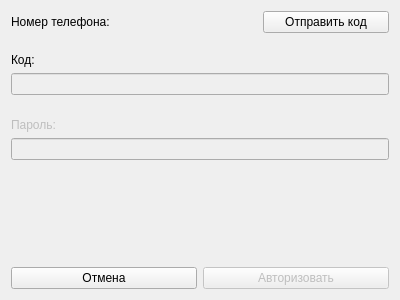
<?xml version="1.0" encoding="UTF-8"?>
<ui version="4.0">
 <class>AuthAkkForm</class>
 <widget class="QWidget" name="AuthAkkForm">
  <property name="geometry">
   <rect>
    <x>0</x>
    <y>0</y>
    <width>400</width>
    <height>300</height>
   </rect>
  </property>
  <property name="font">
   <font>
    <weight>50</weight>
    <bold>false</bold>
   </font>
  </property>
  <property name="windowTitle">
   <string>Авторизовать аккаунт</string>
  </property>
  <layout class="QVBoxLayout" name="verticalLayout">
   <item>
    <layout class="QVBoxLayout" name="verticalLayout_5">
     <property name="spacing">
      <number>0</number>
     </property>
     <item>
      <layout class="QHBoxLayout" name="horizontalLayout_2">
       <property name="spacing">
        <number>0</number>
       </property>
       <item>
        <widget class="QLabel" name="label">
         <property name="text">
          <string>Номер телефона:</string>
         </property>
         <property name="alignment">
          <set>Qt::AlignLeading|Qt::AlignLeft|Qt::AlignVCenter</set>
         </property>
        </widget>
       </item>
       <item>
        <widget class="QLabel" name="phone_label">
         <property name="font">
          <font>
           <weight>75</weight>
           <bold>true</bold>
          </font>
         </property>
         <property name="text">
          <string/>
         </property>
         <property name="alignment">
          <set>Qt::AlignLeading|Qt::AlignLeft|Qt::AlignVCenter</set>
         </property>
        </widget>
       </item>
       <item>
        <widget class="QPushButton" name="send_code_btn">
         <property name="enabled">
          <bool>true</bool>
         </property>
         <property name="text">
          <string>Отправить код</string>
         </property>
        </widget>
       </item>
      </layout>
     </item>
     <item>
      <widget class="QLabel" name="phone_error_label">
       <property name="styleSheet">
        <string notr="true">color: red</string>
       </property>
       <property name="text">
        <string/>
       </property>
       <property name="alignment">
        <set>Qt::AlignHCenter|Qt::AlignTop</set>
       </property>
      </widget>
     </item>
    </layout>
   </item>
   <item>
    <widget class="QLabel" name="code_label">
     <property name="text">
      <string>Код:</string>
     </property>
    </widget>
   </item>
   <item>
    <layout class="QVBoxLayout" name="verticalLayout_3">
     <property name="spacing">
      <number>0</number>
     </property>
     <item>
      <widget class="QLineEdit" name="code_line">
       <property name="enabled">
        <bool>false</bool>
       </property>
       <property name="maximumSize">
        <size>
         <width>16777215</width>
         <height>16777215</height>
        </size>
       </property>
       <property name="focusPolicy">
        <enum>Qt::StrongFocus</enum>
       </property>
       <property name="text">
        <string/>
       </property>
      </widget>
     </item>
     <item>
      <widget class="QLabel" name="code_error_label">
       <property name="font">
        <font>
         <pointsize>11</pointsize>
        </font>
       </property>
       <property name="styleSheet">
        <string notr="true">color: red</string>
       </property>
       <property name="text">
        <string/>
       </property>
       <property name="alignment">
        <set>Qt::AlignHCenter|Qt::AlignTop</set>
       </property>
      </widget>
     </item>
    </layout>
   </item>
   <item>
    <widget class="QWidget" name="pswd_widget" native="true">
     <property name="enabled">
      <bool>false</bool>
     </property>
     <layout class="QVBoxLayout" name="verticalLayout_2">
      <property name="leftMargin">
       <number>0</number>
      </property>
      <property name="topMargin">
       <number>0</number>
      </property>
      <property name="rightMargin">
       <number>0</number>
      </property>
      <property name="bottomMargin">
       <number>0</number>
      </property>
      <item>
       <widget class="QLabel" name="pswd_label">
        <property name="enabled">
         <bool>false</bool>
        </property>
        <property name="text">
         <string>Пароль:</string>
        </property>
       </widget>
      </item>
      <item>
       <layout class="QVBoxLayout" name="verticalLayout_4">
        <property name="spacing">
         <number>0</number>
        </property>
        <item>
         <widget class="QLineEdit" name="pswd_line">
          <property name="enabled">
           <bool>false</bool>
          </property>
         </widget>
        </item>
        <item>
         <widget class="QLabel" name="pswd_error_label">
          <property name="font">
           <font>
            <pointsize>11</pointsize>
           </font>
          </property>
          <property name="styleSheet">
           <string notr="true">color: red</string>
          </property>
          <property name="text">
           <string/>
          </property>
          <property name="alignment">
           <set>Qt::AlignHCenter|Qt::AlignTop</set>
          </property>
         </widget>
        </item>
       </layout>
      </item>
     </layout>
    </widget>
   </item>
   <item>
    <spacer name="verticalSpacer">
     <property name="orientation">
      <enum>Qt::Vertical</enum>
     </property>
     <property name="sizeHint" stdset="0">
      <size>
       <width>20</width>
       <height>40</height>
      </size>
     </property>
    </spacer>
   </item>
   <item>
    <layout class="QHBoxLayout" name="horizontalLayout">
     <item>
      <widget class="QPushButton" name="cancel_btn">
       <property name="minimumSize">
        <size>
         <width>156</width>
         <height>0</height>
        </size>
       </property>
       <property name="text">
        <string>Отмена</string>
       </property>
      </widget>
     </item>
     <item>
      <widget class="QPushButton" name="auth_akk_btn">
       <property name="enabled">
        <bool>false</bool>
       </property>
       <property name="text">
        <string>Авторизовать</string>
       </property>
      </widget>
     </item>
    </layout>
   </item>
  </layout>
 </widget>
 <resources/>
 <connections/>
</ui>
